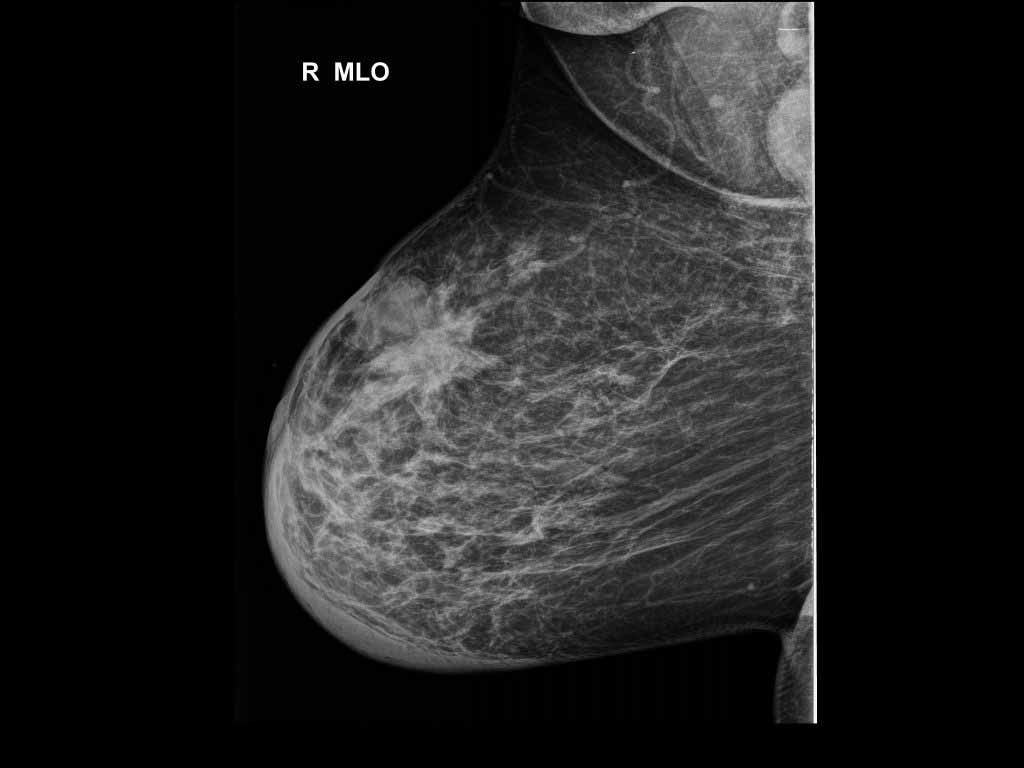
#> input picture imageprocessingpratice/monografi.jpg, 1024 x 768 px
$ python log2.py
#> lines starting #> are read from the running program, lines starting #| are printed output that depends on the picture
#> further down, foto is the input picture: shape (768, 1024); min 0, max 255, mean 30.4
import cv2
import matplotlib.pyplot as plt
import numpy as np
def log_donusum(r,c):
#> called with c = 1
    r=r.astype(float)
    s=c * np.log(1 + r)
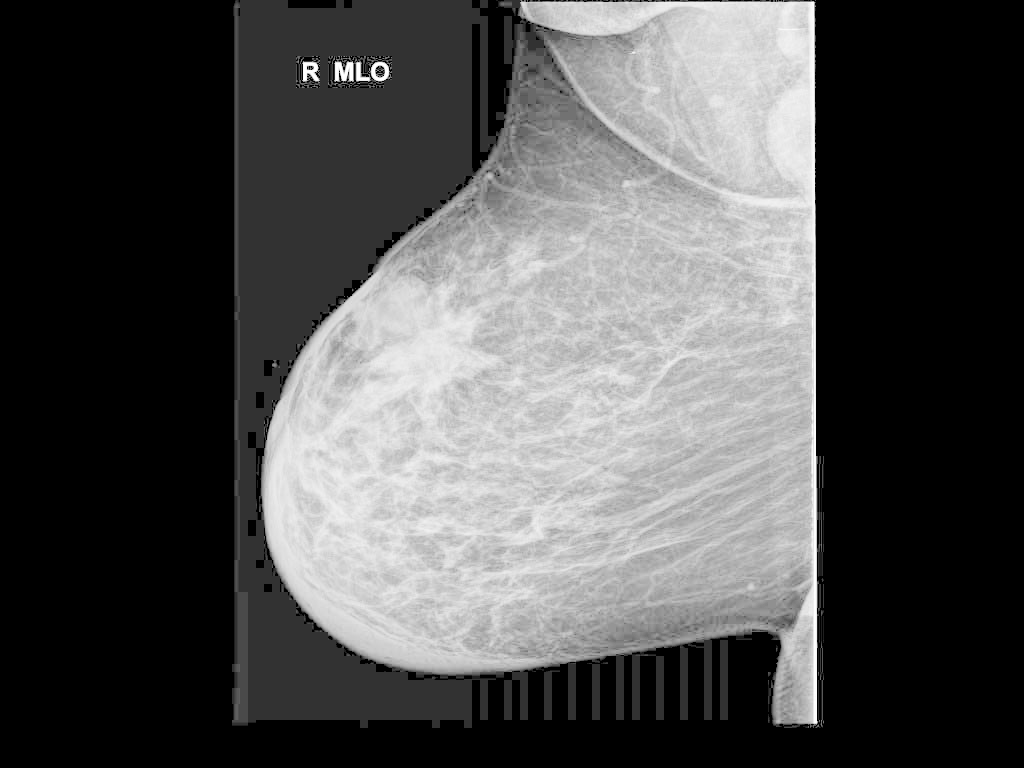
#> s: shape (768, 1024) float64; min 0, max 5.55, mean 1.75; drawn with min black and max white
    return s.astype(np.uint8)
foto=cv2.imread("monografi.jpg",0)
logaritma=log_donusum(foto,c=1)
plt.imshow(logaritma,cmap="gray")
plt.show()
